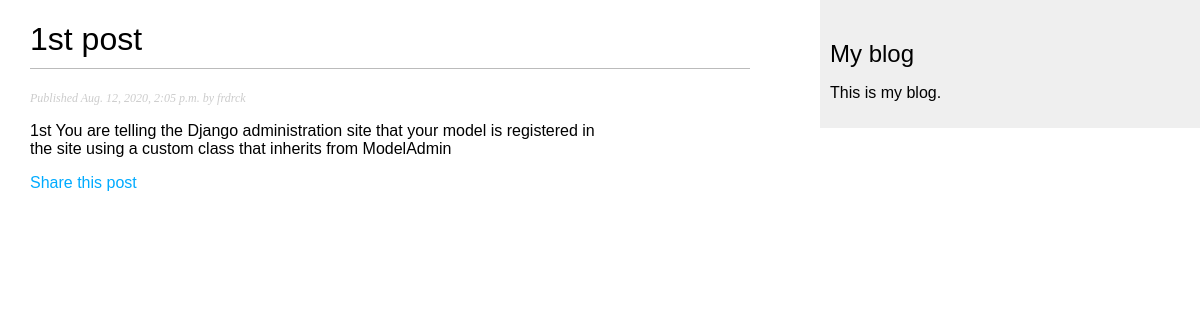
Page /blog/2020/8/12/1st-post/ on the committed database.
### blog/models.py (models this page shows, shortened)
class Post(models.Model):
    STATUS_CHOICES = (('draft', 'Draft'), ('published', 'Published'),)
    title = models.CharField(max_length=250)
    slug = models.SlugField(max_length=250, unique_for_date='publish')
    author = models.ForeignKey(User, on_delete=models.CASCADE, related_name='blog_posts')
    body = models.TextField()
    publish = models.DateTimeField(default=timezone.now)
    created = models.DateTimeField(auto_now_add=True)
    updated = models.DateTimeField(auto_now=True)
    status = models.CharField(max_length=10, choices=STATUS_CHOICES, default='draft')
    objects = models.Manager()
    published = PublishedManager()

### blog/views.py (the view)
# urls.py: path('<int:year>/<int:month>/<int:day>/<slug:post>/', views.post_detail, name='post_detail'),
def post_detail(request, year, month, day, post):
    post = get_object_or_404(Post, slug=post, status='published', publish__year=year, publish__month=month,
                             publish__day=day)
    return render(request, 'blog/detail.html', {'post': post})

### blog/templates/blog/detail.html (shortened to what this page needs)
{% extends "base.html" %}
{% block content %}
    <h1>{{ post.title }}</h1>
    <p class="date">
        Published {{ post.publish }} by {{ post.author }}
    </p>
    {{ post.body|linebreaks }}
    <p>
        <a href="{% url "blog:post_share" post.id %}">Share this post</a>
    </p>
{% endblock %}

### blog/static/css/blog.css (style rules this page uses)
body { margin:0; padding:0; font-family:helvetica, sans-serif; }
a { color:#00abff; text-decoration:none; }
h1 { font-weight:normal; border-bottom:1px solid #bbb; padding:0 0 10px 0; }
p.date { color:#ccc; font-family: georgia, serif; font-size: 12px; font-style: italic; }

### rows in the picture
Post: title "1st post", publish "Aug. 12, 2020, 2:05 p.m.", author "frdrck", body "1st You are telling the Django administration site that your model is registered in the site using a custom class that inherits from ModelAdmin"
